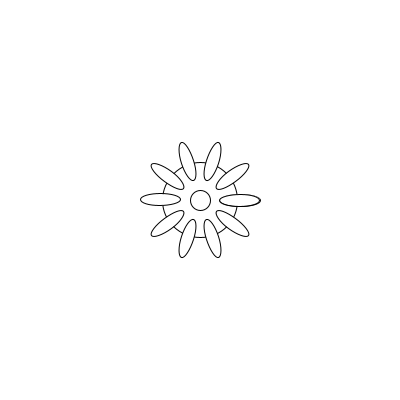
Frame 1 (no input)
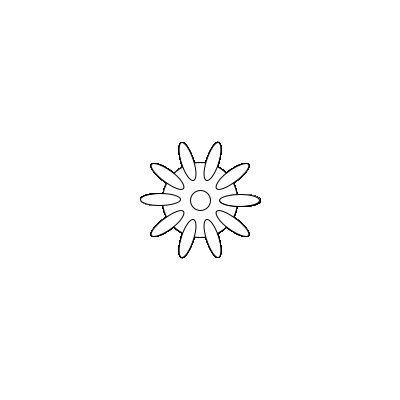
Frame 60 (the mouse pressed at the canvas centre just before this capture)
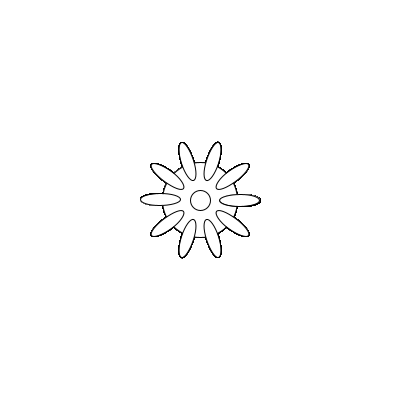
Frame 120 (the mouse held since frame 60 and released just before this capture)

The Processing sketch that drew these frames (run headless with seeded random() and noise(); from frame 60 on, the mouse is pressed at the canvas centre):

// Processing sketch: sketch_mar21e
// ── sketch_mar21e.pde
void setup() {
  size(400,400);
  background(255);
  smooth();
}

  
void draw() {
    
 pushMatrix();
 translate(200,200);
 ellipseMode(CENTER);
 ellipse(0,0,75,75);
  
 float r = 0.0;
 while(r < 365) {
   pushMatrix();
   rotate(radians(r));
   ellipse(40,0,40,12);
   popMatrix();
   r += 36.0;
 }
 
 ellipse(0,0,20,20);
 
 popMatrix();
  
}
